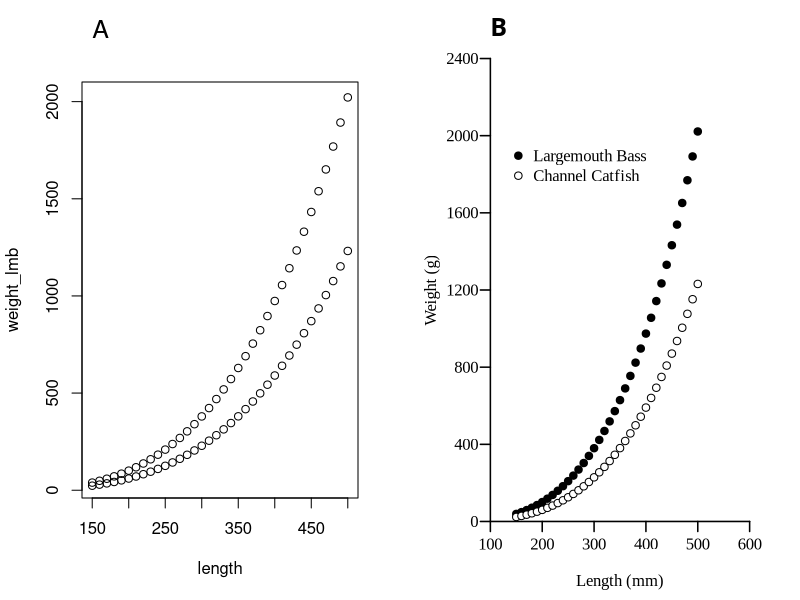

Write the R code that produced this figure.
#set working directory, you select this on your computer
setwd("your/directory/here")

#generate length and weight data for Channel Catfish and Largemouth Bass
length <- seq(from = 150, to = 500, by = 10) 
#a and b values from Fisheries Techniques Ws equations
a_lmb <- (-5.528) 
b_lmb <- 3.273
a_cat <- (-5.800)
b_cat <- (3.294)
weight_lmb <- 10^(a_lmb + b_lmb * log10(length))
weight_cat <- 10^(a_cat + b_cat * log10(length))

#begin .tiff file of the following two panel figure, finished and saved at line 45
tiff("baseR_figure.tiff", width = 20.32, height = 7.62, units = "cm", res = 300)
#one row, two panels
par(mfrow = c(1,2))

#make default plot
plot(length, weight_lmb)
#add points to default plot
points(length, weight_cat)
#add panel label A to default plot
mtext("A", at = min(length), adj = 0, line = 2, cex = 1.5)

#make custom figure that meets AFS style guidelines, first set plotting parameters
par(family = "Times New Roman", mar = c(3,4,2,2), mgp = c(3,.6,0))
#make custom plot
plot(length, weight_lmb, axes = FALSE, xlab = NA, ylab = NA, ylim = c(0,2400), xlim = c(100,600), pch = 19)
#add points for catfish
points(length, weight_cat, pch = 21, bg = "white")
#build x-axis
axis(1, pos = 0, at = seq(100,600, by = 100), lwd = 1.5)
#build y-axis
axis(2, pos = 100, at = seq(0,2400, by = 400), las = 1, lwd = 1.5)
#add x-axis label
mtext("Length (mm)", side = 1, line = 1.5)
#add y-axis label
mtext("Weight (g)", side = 2, line = 2)
#add panel label B to custom plot
mtext(expression(bold("B")), at = 100, adj = 0, line = 0, cex = 1.5, family = "Sans")
#add legend
legend(125, 2000, c("Largemouth Bass", "Channel Catfish"), pch = c(19,1), bty = "n")
#finish plot and save to disk
dev.off()